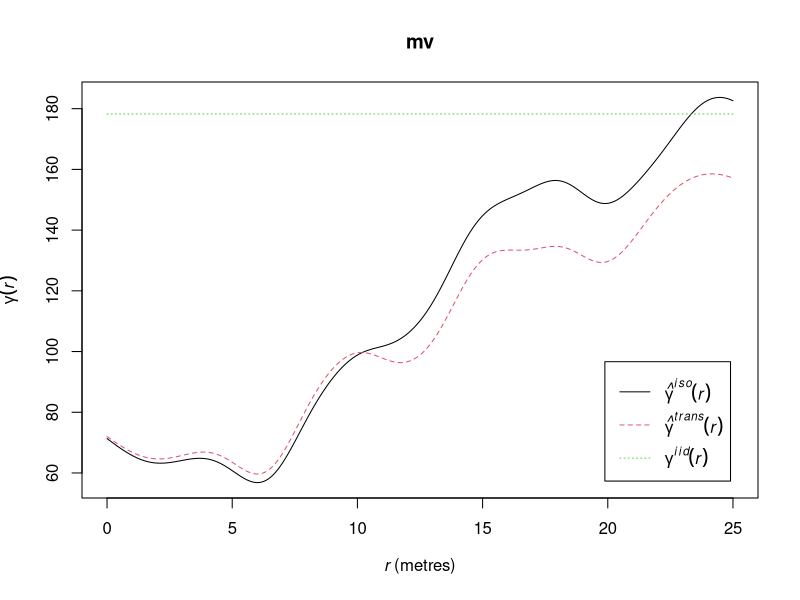

Recreate this plot in R.
library(spatstat)


### Name: markvario
### Title: Mark Variogram
### Aliases: markvario
### Keywords: spatial nonparametric

### ** Examples

    # Longleaf Pine data
    # marks represent tree diameter
    data(longleaf)
    # Subset of this large pattern
    swcorner <- owin(c(0,100),c(0,100))
    sub <- longleaf[ , swcorner]
    # mark correlation function
    mv <- markvario(sub)
    plot(mv)
